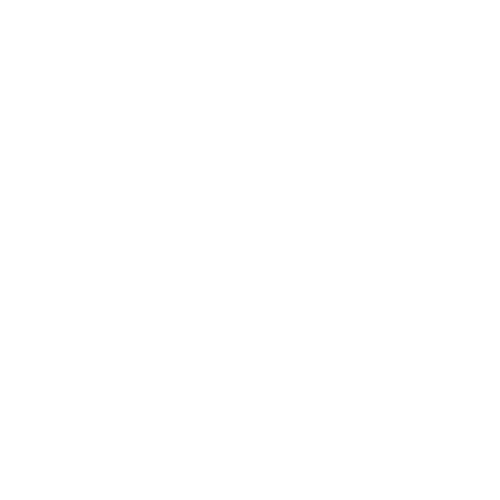
Frame 1 (no input)
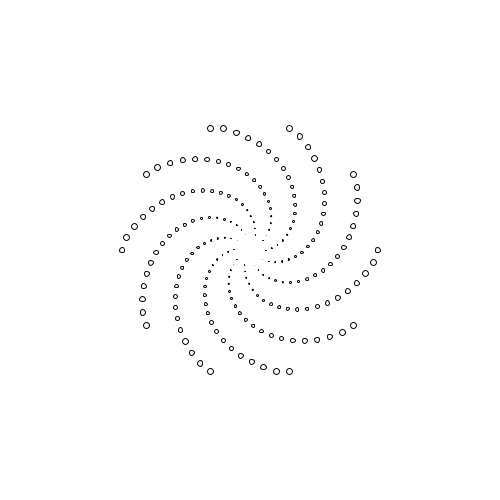
Frame 60 (the mouse pressed at the canvas centre just before this capture)
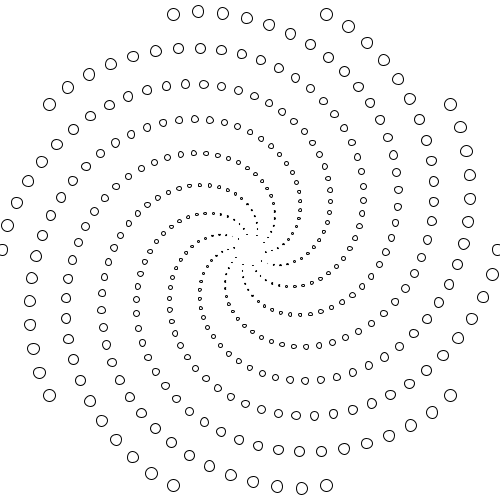
Frame 120 (the mouse held since frame 60 and released just before this capture)

The Processing sketch that drew these frames (run headless with seeded random() and noise(); from frame 60 on, the mouse is pressed at the canvas centre):

// Processing sketch: week13_2_star_could_vfx
// ── week13_2_star_could_vfx.pde
//想要做出旋轉星雲的特效。
ArrayList<PVector> cloud = new ArrayList<PVector>();
ArrayList<PVector> v = new ArrayList<PVector>();
void setup(){
  size(500,500);
  addCloud(0);
}
void addCloud(float d){
  for(int i=0; i<10; i++){
    float a = i / 10.0 * PI * 2 + d;
    cloud.add( new PVector( 250+10*cos(a), 250+10*sin(a) ) );
    v.add(new PVector( cos(a)*2, sin(a)*2 ) );
  }  
}
void draw(){
  background(255);
  if(frameCount%3==0) addCloud( +frameCount/30.0 );
  //for(int i=0; i<cloud.size(); i++){
  for(int i=cloud.size()-1; i>=0; i--){
    PVector p = cloud.get(i);
    ellipse(p.x, p.y, p.z, p.z);
    p.x += v.get(i).x;
    p.y += v.get(i).y;
    p.z+=0.1;
    if(p.x<0 || p.x>500 || p.y<0 || p.y>500){
      cloud.remove(i);
      v.remove(i);
    }
  }
}
